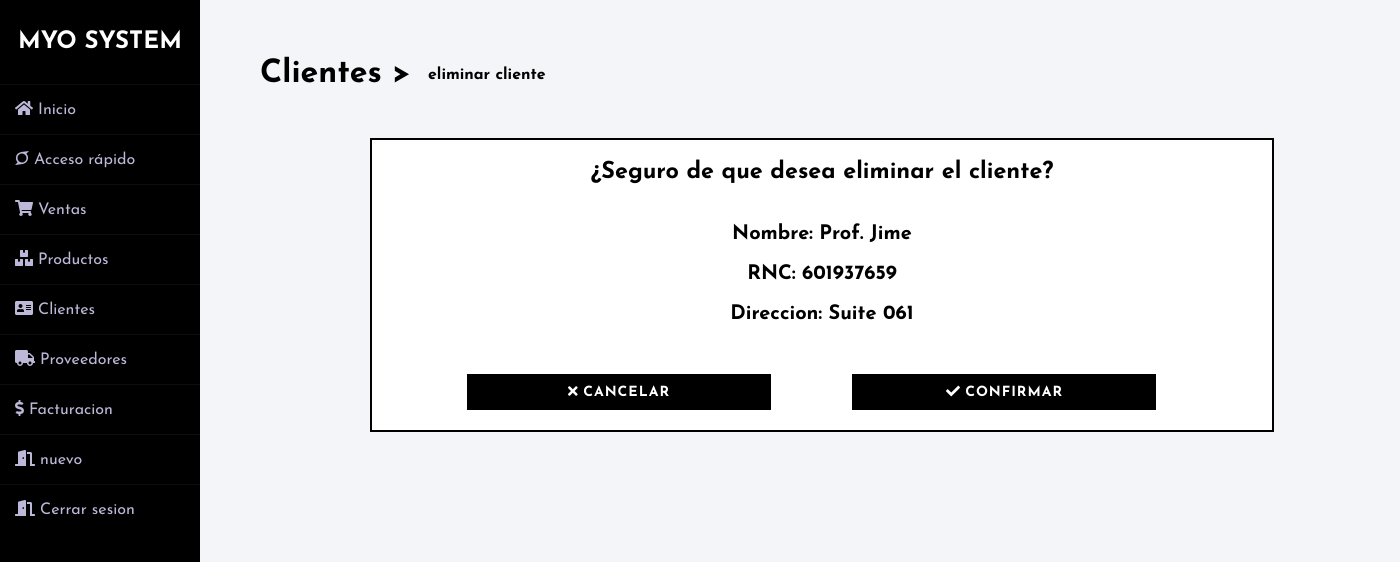
Page /d_cliente.php?id=2 (signed in) on the committed database.
### tables this page shows
CREATE TABLE `cliente` (
  `idcliente` int(11) NOT NULL,
  `nombre` varchar(255) NOT NULL,
  `RNC` int(9) NOT NULL,
  `direccion` varchar(255) NOT NULL,
  `telefono` varchar(255) NOT NULL,
  `fecha_entrada` varchar(255) NOT NULL,
  `activo` char(2) NOT NULL DEFAULT 'si'
);

### d_cliente.php (the view, shortened to what this page needs)
<?php
  include 'links/d_clientelinks.php';
  include 'back/conexion.php';
 ?>
<?php
    $id = $_GET["id"];
    $cons = "SELECT nombre,RNC,direccion FROM cliente WHERE idcliente = $id";
    $ejec = mysqli_query($con,$cons);
    $rs = mysqli_fetch_array($ejec);
?>
<!DOCTYPE html>
<html>
<head>
</head>
<body>
	<div class="wrapper">
    <?php
    include 'links/sidebar.php';
    ?>
    <div class="main_content">
    <h1 class="black down"><a class="black" href="clientes.php">Clientes</a> ></h1>
    <h4 class="downr">eliminar cliente</h4>
    <div class="downp">
        <div class="conf">
          <h3 align="center">¿Seguro de que desea eliminar el cliente?</h3><br><br>
          <h4 align="center">Nombre: <?php echo $rs["nombre"]; ?></h4><br>
          <h4 align="center">RNC: <?php echo $rs["RNC"]; ?></h4><br>
          <h4 align="center">Direccion: <?php echo $rs["direccion"]; ?></h4>
          <button class="bot bot2 btn btn-2" onclick="window.location.href = 'clientes.php';" ><i class="fas fa-times"></i>  cancelar </button>
          <button class="bot bot2 btn btn-2" onclick="window.location.href = 'back/b_dcliente.php?id=<?php echo $id ?>';" ><i class="fas fa-check"></i>  confirmar </button>
        </div>
    </div>
        </div>
    	</div>
</body>
</html>

### css/cssgeneral.css (style rules this page uses)
.down { transform: translate(5%, 180%); }
.downr { transform: translate(19%, 220%); }
* { outline:none !important; }
a { text-decoration: none !important;outline: none !important; }
.downp { margin-left: 70px; margin-top: 90px; font-size: 20px; }

### css/botones.css (style rules this page uses)
.btn { border: none; font-size: 20px; color: inherit; background: none; cursor: pointer; padding: 15px 40px; text-transform: uppercase; letter-spacing: 1px; font-weight: 700; outline: none; -webkit-transition: all 0.3s; -moz-transition: all 0.3s; transition: all 0.3s; }
.btn:after { content: ''; position: absolute; z-index: -1; -webkit-transition: all 0.3s; -moz-transition: all 0.3s; transition: all 0.3s; }
.btn:before { speak: none; font-style: normal; font-weight: normal; font-variant: normal; text-transform: none; line-height: 1; position: relative; -webkit-font-smoothing: antialiased; }
.btn-2 { background: black; color: #fff; }
.btn-2:before { position: absolute; height: 100%; left: 0; top: 0; line-height: 3; font-size: 140%; width: 60px; }

### css/confirmardc.css (style rules this page uses)
.conf { padding: 20px; border: 2px solid black; width: 80%; margin-left: 100px; background: white; font-size: 20px; }

### css/botones2.css (style rules this page uses)
.bot { margin-top: 50px; margin-left: 75px; padding: 10px; width: 304px; font-size: 14px; }

### css/sidebar.css (style rules this page uses)
* { margin: 0; padding: 0; box-sizing: border-box; list-style: none; text-decoration: none; font-family: 'Josefin Sans', sans-serif; }
body { background-color: #f3f5f9; }
.wrapper { display: flex; position: relative; }
.wrapper .main_content { width: 100%; margin-left: 200px; }

### fw/all.css (style rules this page uses)
.fa-check:before { content: "\f00c"; }
.fa-times:before { content: "\f00d"; }

### rows in the picture
cliente: nombre "Prof. Jime", RNC "601937659", direccion "Suite 061"
